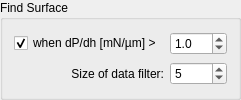
               <widget class="QGroupBox" name="groupBox_27">
                <property name="sizePolicy">
                 <sizepolicy hsizetype="Fixed" vsizetype="Maximum">
                  <horstretch>0</horstretch>
                  <verstretch>0</verstretch>
                 </sizepolicy>
                </property>
                <property name="minimumSize">
                 <size>
                  <width>0</width>
                  <height>0</height>
                 </size>
                </property>
                <property name="maximumSize">
                 <size>
                  <width>224</width>
                  <height>16777215</height>
                 </size>
                </property>
                <property name="title">
                 <string>Find Surface</string>
                </property>
                <layout class="QGridLayout" name="gridLayout_3">
                 <item row="0" column="0">
                  <widget class="QCheckBox" name="checkBox_UsingRate2findSurface_tabTipRadius">
                   <property name="sizePolicy">
                    <sizepolicy hsizetype="Maximum" vsizetype="Maximum">
                     <horstretch>0</horstretch>
                     <verstretch>0</verstretch>
                    </sizepolicy>
                   </property>
                   <property name="minimumSize">
                    <size>
                     <width>150</width>
                     <height>0</height>
                    </size>
                   </property>
                   <property name="text">
                    <string>when dP/dh [mN/µm] &gt;</string>
                   </property>
                   <property name="checked">
                    <bool>true</bool>
                   </property>
                  </widget>
                 </item>
                 <item row="0" column="1">
                  <widget class="QDoubleSpinBox" name="doubleSpinBox_Rate2findSurface_tabTipRadius">
                   <property name="sizePolicy">
                    <sizepolicy hsizetype="Minimum" vsizetype="Maximum">
                     <horstretch>0</horstretch>
                     <verstretch>0</verstretch>
                    </sizepolicy>
                   </property>
                   <property name="decimals">
                    <number>1</number>
                   </property>
                   <property name="value">
                    <double>1.000000000000000</double>
                   </property>
                  </widget>
                 </item>
                 <item row="1" column="0">
                  <widget class="QLabel" name="label_85">
                   <property name="sizePolicy">
                    <sizepolicy hsizetype="Preferred" vsizetype="Preferred">
                     <horstretch>0</horstretch>
                     <verstretch>0</verstretch>
                    </sizepolicy>
                   </property>
                   <property name="text">
                    <string>Size of data filter:</string>
                   </property>
                   <property name="alignment">
                    <set>Qt::AlignRight|Qt::AlignTrailing|Qt::AlignVCenter</set>
                   </property>
                  </widget>
                 </item>
                 <item row="1" column="1">
                  <widget class="QSpinBox" name="spinBox_DataFilterSize_tabTipRadius">
                   <property name="sizePolicy">
                    <sizepolicy hsizetype="Minimum" vsizetype="Maximum">
                     <horstretch>0</horstretch>
                     <verstretch>0</verstretch>
                    </sizepolicy>
                   </property>
                   <property name="value">
                    <number>5</number>
                   </property>
                  </widget>
                 </item>
                </layout>
               </widget>
